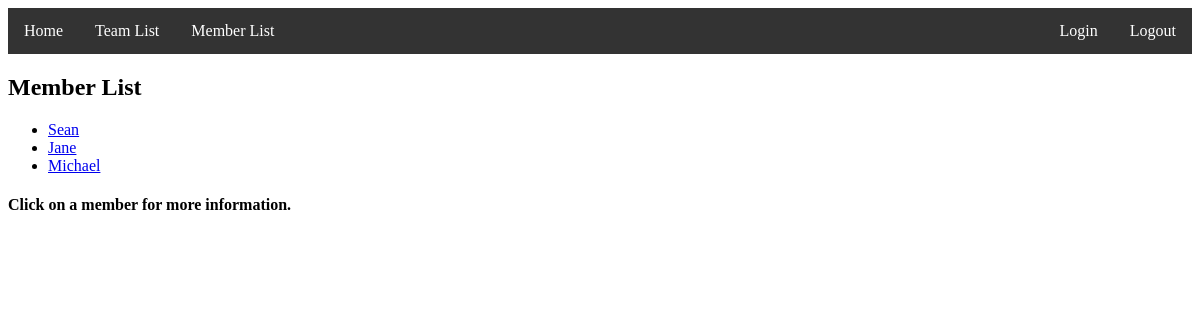
/members/member_list, run on the app's committed database.
### members/models.py (models this page shows)
class Member(models.Model):
    first_name = models.CharField(max_length=50)
    last_name = models.CharField(max_length=50)
    date_of_birth = models.DateField(null=True,blank=True)# we allow this field to be null
    user = models.ForeignKey(settings.AUTH_USER_MODEL, on_delete=models.CASCADE,default='1')

### members/views.py (the view)
# urls.py: path('member_list', views.member_list, name="member_list"),
def member_list(request):
    member_list = Member.objects.all()
    context={"member_list": member_list}
    response = render(request,'members/member_list.html', context )
    return response

### members/templates/members/member_list.html
{% extends "base.html" %}
{% block content %}
<h2>Member List</h2>
        <div id="member detail">
            <ul>
            {% for member in member_list %}
                <li><a href="{%url 'member_profile' member_id=member.id %}">{{ member.first_name }}</a></li>
            {% endfor %}
            </ul>
            <h4>Click on a member for more information.</h4>
{% endblock %}

### data on the page
Member: first_name "Sean"
Member: first_name "Jane"
Member: first_name "Michael"
